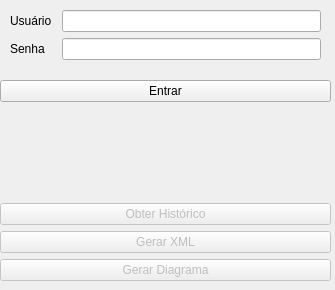
<?xml version="1.0" encoding="UTF-8"?>
<ui version="4.0">
 <class>Grade</class>
 <widget class="QMainWindow" name="Grade">
  <property name="geometry">
   <rect>
    <x>0</x>
    <y>0</y>
    <width>335</width>
    <height>290</height>
   </rect>
  </property>
  <property name="minimumSize">
   <size>
    <width>335</width>
    <height>290</height>
   </size>
  </property>
  <property name="maximumSize">
   <size>
    <width>335</width>
    <height>290</height>
   </size>
  </property>
  <property name="windowTitle">
   <string>MainWindow</string>
  </property>
  <widget class="QWidget" name="centralwidget">
   <widget class="QWidget" name="formLayoutWidget">
    <property name="geometry">
     <rect>
      <x>0</x>
      <y>0</y>
      <width>331</width>
      <height>81</height>
     </rect>
    </property>
    <layout class="QFormLayout" name="formLayout">
     <property name="horizontalSpacing">
      <number>10</number>
     </property>
     <property name="leftMargin">
      <number>10</number>
     </property>
     <property name="topMargin">
      <number>10</number>
     </property>
     <property name="rightMargin">
      <number>10</number>
     </property>
     <property name="bottomMargin">
      <number>10</number>
     </property>
     <item row="1" column="0">
      <widget class="QLabel" name="labelUser">
       <property name="text">
        <string>Usuário</string>
       </property>
      </widget>
     </item>
     <item row="1" column="1">
      <widget class="QLineEdit" name="inputUser"/>
     </item>
     <item row="2" column="0">
      <widget class="QLabel" name="labelPsswd">
       <property name="text">
        <string>Senha</string>
       </property>
      </widget>
     </item>
     <item row="2" column="1">
      <widget class="QLineEdit" name="inputPsswd">
       <property name="echoMode">
        <enum>QLineEdit::Password</enum>
       </property>
      </widget>
     </item>
    </layout>
   </widget>
   <widget class="QWidget" name="verticalLayoutWidget">
    <property name="geometry">
     <rect>
      <x>0</x>
      <y>80</y>
      <width>331</width>
      <height>201</height>
     </rect>
    </property>
    <layout class="QVBoxLayout" name="verticalLayout">
     <item>
      <widget class="QPushButton" name="btnLogin">
       <property name="text">
        <string>Entrar</string>
       </property>
      </widget>
     </item>
     <item>
      <spacer name="verticalSpacer">
       <property name="orientation">
        <enum>Qt::Vertical</enum>
       </property>
       <property name="sizeHint" stdset="0">
        <size>
         <width>20</width>
         <height>40</height>
        </size>
       </property>
      </spacer>
     </item>
     <item>
      <widget class="QPushButton" name="btnGetHistory">
       <property name="enabled">
        <bool>false</bool>
       </property>
       <property name="text">
        <string>Obter Histórico</string>
       </property>
      </widget>
     </item>
     <item>
      <widget class="QPushButton" name="btnGenerateXml">
       <property name="enabled">
        <bool>false</bool>
       </property>
       <property name="text">
        <string>Gerar XML</string>
       </property>
      </widget>
     </item>
     <item>
      <widget class="QPushButton" name="btnGenerateDiagram">
       <property name="enabled">
        <bool>false</bool>
       </property>
       <property name="text">
        <string>Gerar Diagrama</string>
       </property>
      </widget>
     </item>
    </layout>
   </widget>
  </widget>
 </widget>
 <resources/>
 <connections>
  <connection>
   <sender>btnLogin</sender>
   <signal>clicked()</signal>
   <receiver>Grade</receiver>
   <slot>close()</slot>
   <hints>
    <hint type="sourcelabel">
     <x>165</x>
     <y>93</y>
    </hint>
    <hint type="destinationlabel">
     <x>167</x>
     <y>186</y>
    </hint>
   </hints>
  </connection>
  <connection>
   <sender>inputPsswd</sender>
   <signal>returnPressed()</signal>
   <receiver>Grade</receiver>
   <slot>close()</slot>
   <hints>
    <hint type="sourcelabel">
     <x>196</x>
     <y>58</y>
    </hint>
    <hint type="destinationlabel">
     <x>167</x>
     <y>186</y>
    </hint>
   </hints>
  </connection>
  <connection>
   <sender>btnGetHistory</sender>
   <signal>clicked()</signal>
   <receiver>Grade</receiver>
   <slot>close()</slot>
   <hints>
    <hint type="sourcelabel">
     <x>58</x>
     <y>201</y>
    </hint>
    <hint type="destinationlabel">
     <x>37</x>
     <y>169</y>
    </hint>
   </hints>
  </connection>
  <connection>
   <sender>btnGenerateXml</sender>
   <signal>clicked()</signal>
   <receiver>Grade</receiver>
   <slot>close()</slot>
   <hints>
    <hint type="sourcelabel">
     <x>105</x>
     <y>241</y>
    </hint>
    <hint type="destinationlabel">
     <x>64</x>
     <y>129</y>
    </hint>
   </hints>
  </connection>
  <connection>
   <sender>btnGenerateDiagram</sender>
   <signal>clicked()</signal>
   <receiver>Grade</receiver>
   <slot>close()</slot>
   <hints>
    <hint type="sourcelabel">
     <x>229</x>
     <y>260</y>
    </hint>
    <hint type="destinationlabel">
     <x>124</x>
     <y>125</y>
    </hint>
   </hints>
  </connection>
 </connections>
</ui>
